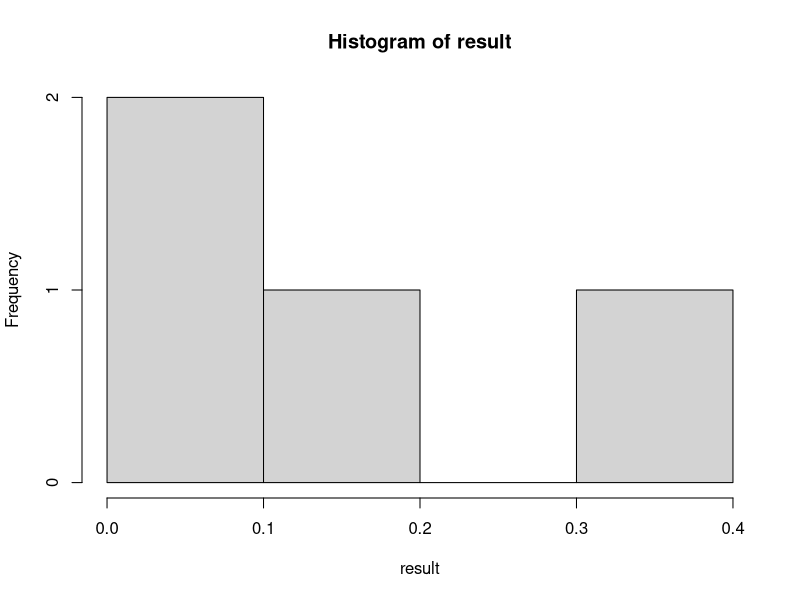
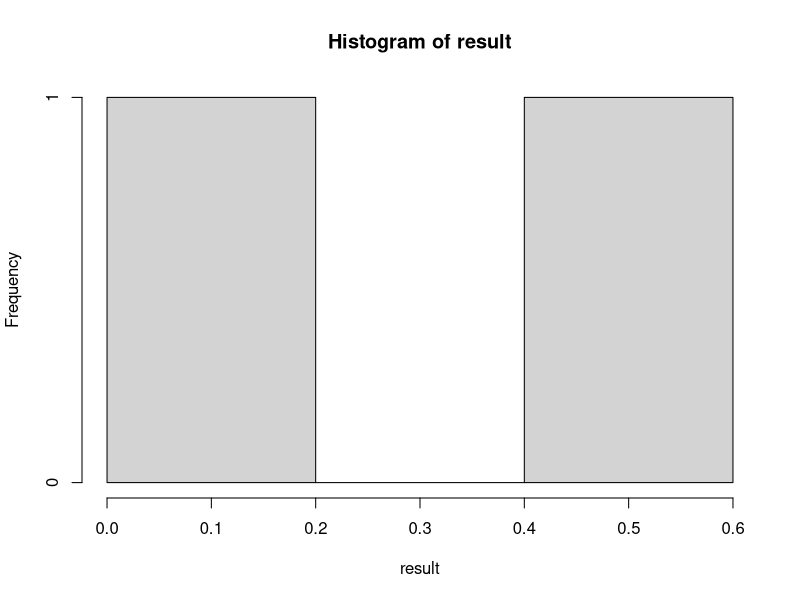

Reproduce these figures in R, in order. (Note: this script raises an error after producing the figures.)
generate_data = function(n,p){
  
  mat = matrix( rnorm(n*p,mean=0,sd=1), n, p) 
  vec = rnorm(n,mean=0,sd=1)
  result = list(covariates = mat, responses = vec)
  return(result)
  
  
}




model_select = function(covariates, responses, cutoff)
{
  index = c() #storing response column index
  df = data.frame(cov = covariates, res = responses)
  model = lm(formula = res ~ cov.1 + cov.2 + cov.3 + cov.4 + cov.5 + cov.6, data = df)
  summ = summary(model)
  for (i in 23:28)
  {
    if (summ[[4]][i] <= cutoff) 
    {
      index = c(index, (i - 22)) #index of the column to keep
    }
  }
  if (length(index) == 0)
  {
    return(index)
  }
  lm_new = lm(formula = responses ~ covariates[, index])
  mod.sum = summary(lm_new)
  return(mod.sum$coefficients[,4])
}

run_simulation = function(n_trials, n, p, cutoff){
  
  result = c()
  for(i in 1:n_trials){
    
    val = generate_data(n,p)
    mat = val$covariates
    vec = val$responses
    output = model_select(mat,vec,cutoff)
    result = c(result, output)
  }
  return(hist(result))
  
}

allN = c(100, 1000,10000)

allP = c(10,20,50)

for(i in 1:length(allN)){
  
  for(j in 1:length(allP)){
    
    
    run_simulation(5, allN[i], allP[j], 0.05)
  }
}



